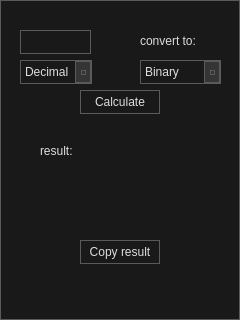
<?xml version="1.0" encoding="UTF-8"?>
<ui version="4.0">
 <class>Converter</class>
 <widget class="QMainWindow" name="Converter">
  <property name="geometry">
   <rect>
    <x>0</x>
    <y>0</y>
    <width>240</width>
    <height>320</height>
   </rect>
  </property>
  <property name="windowTitle">
   <string>MainWindow</string>
  </property>
  <property name="styleSheet">
   <string notr="true">/*
	Copyright 2013 Emanuel Claesson

	Licensed under the Apache License, Version 2.0 (the &quot;License&quot;);
	you may not use this file except in compliance with the License.
	You may obtain a copy of the License at

		http://www.apache.org/licenses/LICENSE-2.0

	Unless required by applicable law or agreed to in writing, software
	distributed under the License is distributed on an &quot;AS IS&quot; BASIS,
	WITHOUT WARRANTIES OR CONDITIONS OF ANY KIND, either express or implied.
	See the License for the specific language governing permissions and
	limitations under the License.
*/

/*
	COLOR_DARK     = #191919
	COLOR_MEDIUM   = #353535
	COLOR_MEDLIGHT = #5A5A5A
	COLOR_LIGHT    = #DDDDDD
	COLOR_ACCENT   = #3D7848
*/

* {
	background: #191919;
	color: #DDDDDD;
	border: 1px solid #5A5A5A;
}

QWidget::item:selected {
	background: #3D7848;
}

QCheckBox, QRadioButton {
	border: none;
}

QRadioButton::indicator, QCheckBox::indicator {
	width: 13px;
	height: 13px;
}

QRadioButton::indicator::unchecked, QCheckBox::indicator::unchecked {
	border: 1px solid #5A5A5A;
	background: none;
}

QRadioButton::indicator:unchecked:hover, QCheckBox::indicator:unchecked:hover {
	border: 1px solid #DDDDDD;
}

QRadioButton::indicator::checked, QCheckBox::indicator::checked {
	border: 1px solid #5A5A5A;
	background: #5A5A5A;
}

QRadioButton::indicator:checked:hover, QCheckBox::indicator:checked:hover {
	border: 1px solid #DDDDDD;
	background: #DDDDDD;
}

QGroupBox {
	margin-top: 6px;
}

QGroupBox::title {
	top: -7px;
	left: 7px;
}

QScrollBar {
	border: 1px solid #5A5A5A;
	background: #191919;
}

QScrollBar:horizontal {
	height: 15px;
	margin: 0px 0px 0px 32px;
}

QScrollBar:vertical {
	width: 15px;
	margin: 32px 0px 0px 0px;
}

QScrollBar::handle {
	background: #353535;
	border: 1px solid #5A5A5A;
}

QScrollBar::handle:horizontal {
	border-width: 0px 1px 0px 1px;
}

QScrollBar::handle:vertical {
	border-width: 1px 0px 1px 0px;
}

QScrollBar::handle:horizontal {
	min-width: 20px;
}

QScrollBar::handle:vertical {
	min-height: 20px;
}

QScrollBar::add-line, QScrollBar::sub-line {
	background:#353535;
	border: 1px solid #5A5A5A;
	subcontrol-origin: margin;
}

QScrollBar::add-line {
	position: absolute;
}

QScrollBar::add-line:horizontal {
	width: 15px;
	subcontrol-position: left;
	left: 15px;
}

QScrollBar::add-line:vertical {
	height: 15px;
	subcontrol-position: top;
	top: 15px;
}

QScrollBar::sub-line:horizontal {
	width: 15px;
	subcontrol-position: top left;
}

QScrollBar::sub-line:vertical {
	height: 15px;
	subcontrol-position: top;
}

QScrollBar:left-arrow, QScrollBar::right-arrow, QScrollBar::up-arrow, QScrollBar::down-arrow {
	border: 1px solid #5A5A5A;
	width: 3px;
	height: 3px;
}

QScrollBar::add-page, QScrollBar::sub-page {
	background: none;
}

QAbstractButton:hover {
	background: #353535;
}

QAbstractButton:pressed {
	background: #5A5A5A;
}

QAbstractItemView {
	show-decoration-selected: 1;
	selection-background-color: #3D7848;
	selection-color: #DDDDDD;
	alternate-background-color: #353535;
}

QHeaderView {
	border: 1px solid #5A5A5A;
}

QHeaderView::section {
	background: #191919;
	border: 1px solid #5A5A5A;
	padding: 4px;
}

QHeaderView::section:selected, QHeaderView::section::checked {
	background: #353535;
}

QTableView {
	gridline-color: #5A5A5A;
}

QTabBar {
	margin-left: 2px;
}

QTabBar::tab {
	border-radius: 0px;
	padding: 4px;
	margin: 4px;
}

QTabBar::tab:selected {
	background: #353535;
}

QComboBox::down-arrow {
	border: 1px solid #5A5A5A;
	background: #353535;
}

QComboBox::drop-down {
	border: 1px solid #5A5A5A;
	background: #353535;
}

QComboBox::down-arrow {
	width: 3px;
	height: 3px;
	border: 1px solid #5A5A5A;
}

QAbstractSpinBox {
	padding-right: 15px;
}

QAbstractSpinBox::up-button, QAbstractSpinBox::down-button {
	border: 1px solid #5A5A5A;
	background: #353535;
	subcontrol-origin: border;
}

QAbstractSpinBox::up-arrow, QAbstractSpinBox::down-arrow {
	width: 3px;
	height: 3px;
	border: 1px solid #5A5A5A;
}

QSlider {
	border: none;
}

QSlider::groove:horizontal {
	height: 5px;
	margin: 4px 0px 4px 0px;
}

QSlider::groove:vertical {
	width: 5px;
	margin: 0px 4px 0px 4px;
}

QSlider::handle {
	border: 1px solid #5A5A5A;
	background: #353535;
}

QSlider::handle:horizontal {
	width: 15px;
	margin: -4px 0px -4px 0px;
}

QSlider::handle:vertical {
	height: 15px;
	margin: 0px -4px 0px -4px;
}

QSlider::add-page:vertical, QSlider::sub-page:horizontal {
	background: #3D7848;
}

QSlider::sub-page:vertical, QSlider::add-page:horizontal {
	background: #353535;
}

QLabel {
	border: none;
}

QProgressBar {
	text-align: center;
}

QProgressBar::chunk {
	width: 1px;
	background-color: #3D7848;
}

QMenu::separator {
	background: #353535;
}</string>
  </property>
  <widget class="QWidget" name="centralwidget">
   <widget class="QLineEdit" name="input_lineEdit">
    <property name="geometry">
     <rect>
      <x>20</x>
      <y>30</y>
      <width>71</width>
      <height>24</height>
     </rect>
    </property>
   </widget>
   <widget class="QLabel" name="label">
    <property name="geometry">
     <rect>
      <x>140</x>
      <y>30</y>
      <width>71</width>
      <height>21</height>
     </rect>
    </property>
    <property name="text">
     <string>convert to:</string>
    </property>
   </widget>
   <widget class="QComboBox" name="inputType_comboBox">
    <property name="geometry">
     <rect>
      <x>20</x>
      <y>60</y>
      <width>72</width>
      <height>24</height>
     </rect>
    </property>
    <item>
     <property name="text">
      <string>Decimal</string>
     </property>
    </item>
    <item>
     <property name="text">
      <string>Binary</string>
     </property>
    </item>
    <item>
     <property name="text">
      <string>Hexadecimal</string>
     </property>
    </item>
   </widget>
   <widget class="QComboBox" name="outputType_comboBox">
    <property name="geometry">
     <rect>
      <x>140</x>
      <y>60</y>
      <width>81</width>
      <height>24</height>
     </rect>
    </property>
    <item>
     <property name="text">
      <string>Binary</string>
     </property>
    </item>
    <item>
     <property name="text">
      <string>Hexadecimal</string>
     </property>
    </item>
   </widget>
   <widget class="QPushButton" name="calculateResult_pushButton">
    <property name="geometry">
     <rect>
      <x>80</x>
      <y>90</y>
      <width>80</width>
      <height>24</height>
     </rect>
    </property>
    <property name="text">
     <string>Calculate</string>
    </property>
   </widget>
   <widget class="QLabel" name="output_label">
    <property name="geometry">
     <rect>
      <x>40</x>
      <y>170</y>
      <width>141</width>
      <height>61</height>
     </rect>
    </property>
    <property name="text">
     <string/>
    </property>
   </widget>
   <widget class="QLabel" name="label_3">
    <property name="geometry">
     <rect>
      <x>40</x>
      <y>140</y>
      <width>71</width>
      <height>21</height>
     </rect>
    </property>
    <property name="text">
     <string>result:</string>
    </property>
   </widget>
   <widget class="QPushButton" name="copyResult_pushButton">
    <property name="geometry">
     <rect>
      <x>80</x>
      <y>240</y>
      <width>80</width>
      <height>24</height>
     </rect>
    </property>
    <property name="text">
     <string>Copy result</string>
    </property>
   </widget>
  </widget>
 </widget>
 <resources/>
 <connections/>
</ui>
